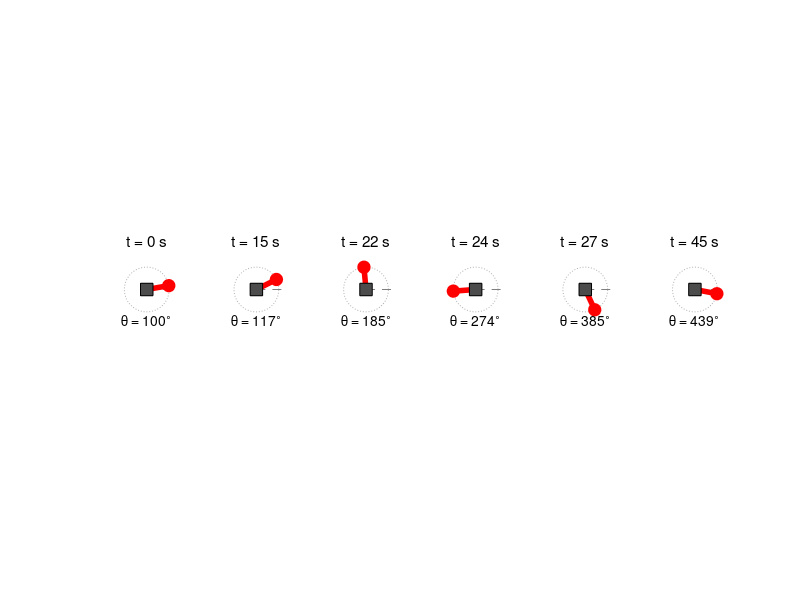

Write the MATLAB code that produced this figure.
% KT1 - animasyondan film seridi: theta(0) = 100 derece durumunun
% secilen anlari yan yana (PDF'e konacak sabit resim)

clear; clc; close all;

Jm = 0.01; b = 0.1; K = 0.01; R = 1; L = 0.5;
m = 0.05; l = 0.1; g = 9.81;
J = Jm + m*l^2;
f = @(t,x,u) [ x(2);
               (K*x(3) - b*x(2) - m*g*l*sin(x(1)))/J;
               (u - R*x(3) - K*x(2))/L ];
ieq = m*g*l/K;  ueq = R*ieq;

anlar = [0 15 22 24 27 45];          % s
x0 = [deg2rad(100); 0; ieq];
[~,x] = ode45(@(t,x) f(t,x,ueq), [0 1e-3 anlar(2:end)], x0);
th = x([1 3:end],1);

fig = figure('Color','w','Position',[100 100 1200 260]);
for k = 1:numel(anlar)
    subplot(1,numel(anlar),k); hold on; axis equal; axis off;
    axis([-0.13 0.13 -0.13 0.13]);
    plot(0.1*cos(linspace(0,2*pi,100)), 0.1*sin(linspace(0,2*pi,100)), ':', 'Color',[.7 .7 .7]);
    plot([0 0.12],[0 0],'--','Color',[.5 .5 .5]);
    xu = l*sin(th(k));  yu = -l*cos(th(k));
    plot([0 xu],[0 yu],'r-','LineWidth',4);
    plot(xu,yu,'ro','MarkerSize',9,'MarkerFaceColor','r');
    plot(0,0,'ks','MarkerSize',9,'MarkerFaceColor',[.3 .3 .3]);
    title(sprintf('t = %d s', anlar(k)), 'FontWeight','normal');
    text(0,-0.135,sprintf('\\theta = %.0f^\\circ', rad2deg(th(k))), ...
         'HorizontalAlignment','center','FontSize',10);
    fprintf('t = %2d s -> theta = %.1f derece\n', anlar(k), rad2deg(th(k)));
end
sekil = fullfile(fileparts(fileparts(mfilename('fullpath'))),'sekiller');
exportgraphics(fig, fullfile(sekil,'kt1_filmseridi.png'), 'Resolution', 150);
